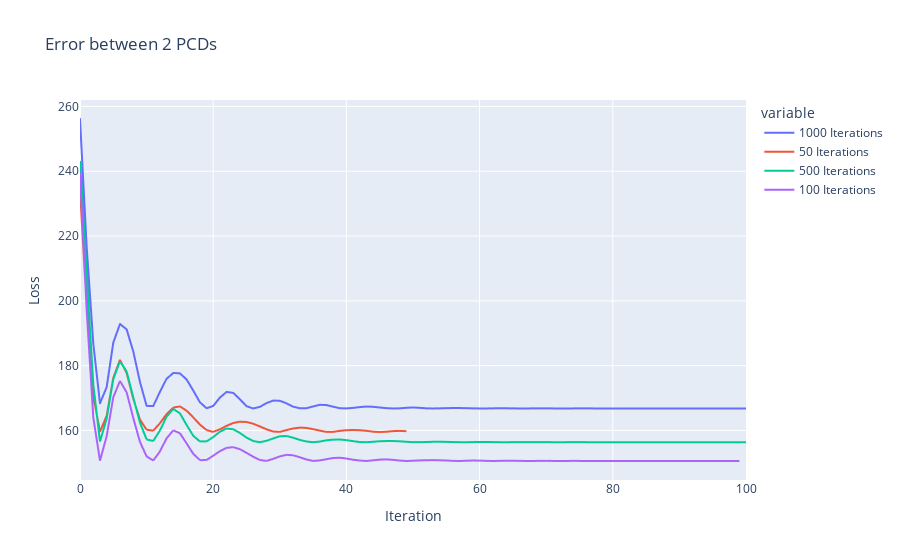

The cell this chart's notebook holds for it:
### Code cell
import plotly.express as px

fig = px.line(df, title='Error between 2 PCDs', labels={"value": "Loss", "index" : "Iteration"})
fig.update_xaxes(range=[0, 100])
fig.show()

### Figure 1 — Plotly figure (JSON) as saved in the notebook; plotly's stock layout.template omitted (floating-point values rounded to 4 significant figures; data arrays with more than 128 entries replaced by an {"elided": "..."} marker saying what was removed)
{"data": [{"hovertemplate": "variable=1000 Iterations<br>Iteration=%{x}<br>Loss=%{y}<extra></extra>", "legendgroup": "1000 Iterations", "line": {"color": "#636efa", "dash": "solid"}, "marker": {"symbol": "circle"}, "mode": "lines", "name": "1000 Iterations", "showlegend": true, "type": "scattergl", "x": {"elided": "1000 int values"}, "xaxis": "x", "y": {"elided": "1000 float values"}, "yaxis": "y"}, {"hovertemplate": "variable=50 Iterations<br>Iteration=%{x}<br>Loss=%{y}<extra></extra>", "legendgroup": "50 Iterations", "line": {"color": "#EF553B", "dash": "solid"}, "marker": {"symbol": "circle"}, "mode": "lines", "name": "50 Iterations", "showlegend": true, "type": "scattergl", "x": {"elided": "1000 int values"}, "xaxis": "x", "y": {"elided": "1000 float values"}, "yaxis": "y"}, {"hovertemplate": "variable=500 Iterations<br>Iteration=%{x}<br>Loss=%{y}<extra></extra>", "legendgroup": "500 Iterations", "line": {"color": "#00cc96", "dash": "solid"}, "marker": {"symbol": "circle"}, "mode": "lines", "name": "500 Iterations", "showlegend": true, "type": "scattergl", "x": {"elided": "1000 int values"}, "xaxis": "x", "y": {"elided": "1000 float values"}, "yaxis": "y"}, {"hovertemplate": "variable=100 Iterations<br>Iteration=%{x}<br>Loss=%{y}<extra></extra>", "legendgroup": "100 Iterations", "line": {"color": "#ab63fa", "dash": "solid"}, "marker": {"symbol": "circle"}, "mode": "lines", "name": "100 Iterations", "showlegend": true, "type": "scattergl", "x": {"elided": "1000 int values"}, "xaxis": "x", "y": {"elided": "1000 float values"}, "yaxis": "y"}], "layout": {"autosize": true, "legend": {"title": {"text": "variable"}, "tracegroupgap": 0}, "title": {"text": "Error between 2 PCDs"}, "xaxis": {"anchor": "y", "domain": [0, 1], "range": [0, 100], "title": {"text": "Iteration"}, "type": "linear"}, "yaxis": {"anchor": "x", "autorange": true, "domain": [0, 1], "range": [144.7, 262.0], "title": {"text": "Loss"}, "type": "linear"}}}
